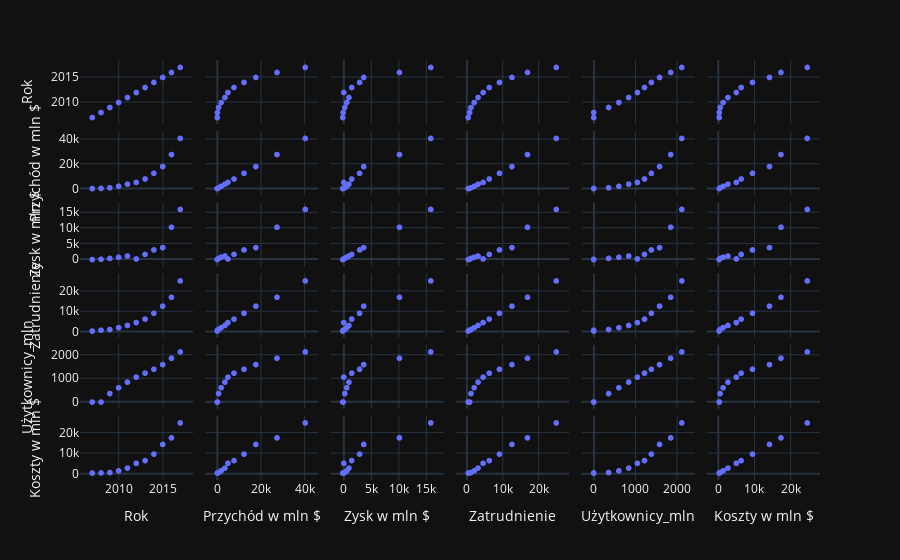

The notebook cell saved with this chart:
### Code cell
# wykresy

fig = px.scatter_matrix(data)
fig.show()

### Figure 1 — Plotly figure (JSON) as saved in the notebook; plotly's stock layout.template omitted (floating-point values rounded to 4 significant figures)
{"data": [{"dimensions": [{"axis": {"matches": true}, "label": "Rok", "values": [2007, 2008, 2009, 2010, 2011, 2012, 2013, 2014, 2015, 2016, 2017]}, {"axis": {"matches": true}, "label": "Przychód w mln $", "values": [153, 272, 777, 1974, 3711, 5089, 7872, 12466, 17928, 27638, 40653]}, {"axis": {"matches": true}, "label": "Zysk w mln $", "values": [-138, -56, 229, 606, 1000, 53, 1500, 2940, 3688, 10217, 15934]}, {"axis": {"matches": true}, "label": "Zatrudnienie", "values": [450, 850, 1218, 2127, 3200, 4619, 6337, 9199, 12691, 17048, 25105]}, {"axis": {"matches": true}, "label": "Użytkownicy_mln", "values": [0, 0, 360, 608, 845, 1056, 1228, 1393, 1591, 1860, 2129]}, {"axis": {"matches": true}, "label": "Koszty w mln $", "values": [291, 328, 548, 1368, 2711, 5036, 6372, 9526, 14240, 17421, 24719]}], "hovertemplate": "%{xaxis.title.text}=%{x}<br>%{yaxis.title.text}=%{y}<extra></extra>", "legendgroup": "", "marker": {"color": "#636efa", "symbol": "circle"}, "name": "", "showlegend": false, "type": "splom"}], "layout": {"legend": {"tracegroupgap": 0}, "margin": {"t": 60}, "dragmode": "select"}}
